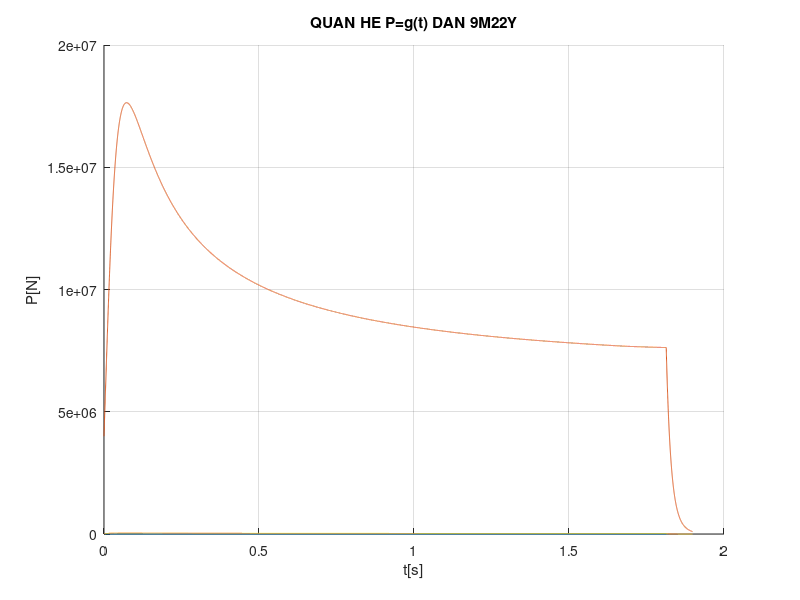

MATLAB code for this plot:
%--------PROGRAM DTR-----------
%'---chuong trinh giai bai toan TPT cua DTR M21-4/10/07--'
clear all;
close all;
clf;
' Cac thong so ban dau- cua file so lieu M21'
    buocTP  =0.0001;
    spt     =5;
    Dn1     =0.1; 
    Dn2     =0.098; 
    dtr1    =0.024;
    dtr2    =0.016;
    Lt1     =0.9;
    Lt2     =0.893;
    Ro1     =1580;
    Ro2     =1580;
    kn      =1.25; 
    f0      =850000; 
    u1      =0.12*10^(-6); 
    nuy     =0.69;
    slf     =7; 
    dth     =0.018; 
    Dk      =0.112; 
    kw      =0.6*10^(-5);
    kt      =0.011; 
    Tbd     =288.9; 
    Tbdc    =273; 
    a       =0.3; 
    b       =5.0; 
    phi2    =0.92;
    pmoi    =40*10^5;
%'Ket thuc cac tham so mau ban dau'
 
%Bat dau tinh toan trong chuong trinh
    Lk=(Lt1+Lt2)*1.1;
    Fth=slf*pi*dth^2/4;
    Smd1=pi/4*(Dn1^2-dtr1^2);
    Smd2=pi/4*(Dn2^2-dtr2^2);
    Om1=Smd1*Lt1*Ro1;
    Om2=Smd2*Lt2*Ro2;
    Om=Om1+Om2;
    Fk=pi/4*Dk^2;
    Vk=pi*Dk^2*Lk/4;
    ft=1/(1-kt*(Tbd-Tbdc));
    k0=sqrt(2*kn/(kn+1))*(2/(kn+1))^(1/(kn-1));
    tgchay=0.0;
    
    x(1)=0.00001;
    x(2)=0.00001;
    x(3)=0.00001;
    x(4)=0.7105;
    x(5)=pmoi;
    tg(1)=tgchay;
    si(1)=x(3);
    khi(1)=x(4);
    p(1)=x(5);
    k=2; 
    pmax=0.0;
    
  while x(3)<=1.0 % Of vong si
    %---Procedure runkut-------
    w1=[0 0.5 0.5 1];
    for ir=1:spt
     sr(1,ir)=0;
    end;
    for jr=1:4
      nr=jr+1;
      for kr=1:spt
        y(kr)=x(kr)+w1(jr)*sr(jr,kr);
      end;
        %'-khai bao ve phai HPT-'
        %y(1)=si1; y(2)=si2; y(3)=si; y(4)=khi; y(5)=p;
     
      S1=(pi*(Dn1+dtr1)*Lt1);
      S2=(pi*(Dn2+dtr2)*Lt2);
      fp1=u1*y(5)^nuy;
      fp2=u1*y(5)^nuy;
      et1=1/4*(Dn1-dtr1)*y(1);
      et2=1/4*(Dn2-dtr2)*y(2);
      ftd=Fk-pi/4*((Dn1-2*et1)^2-(dtr1+2*et1)^2+(Dn2-2*et2)^2-(dtr2+2*et2)^2)/2;
      w=phi2*k0*Fth*sqrt(y(4)*f0)/ftd;
      fw=1+kw*w^2;
      uc1=fp1*ft*fw;
      uc2=fp2*ft*fw;
      if y(1)>=1 
          y(1)=1;
          h(1)=0; 
      else h(1)=S1*uc1*Ro1/Om1;
      end
      if y(2)>=1
          y(2)=1;
          h(2)=0; 
      else h(2)=S2*uc2*Ro2/Om2;
      end          
      h(3)=(Om1*h(1)+Om2*h(2))/Om;
      h(4)=a*b*h(3)/(1+b*y(3))^2;
      khi1=h(4)/y(4);
      V=Vk-(Om1*(1-y(1))/Ro1+Om2*(1-y(2))/Ro2);
      ht1=(phi2*k0*Fth*sqrt(y(4)*f0)+S1*uc1+S2*uc2-V*khi1)*y(5);
      ht2=(S1*uc1*Ro1+S2*uc2*Ro2)*y(4)*f0;
      h(5)=-(ht1-ht2)/V;
      
         %'- ket thuc khai bao VP-'
      for lr=1:spt
         sr(nr,lr)=buocTP*h(lr);
      end;
    end
    for lr=1:spt
        x(lr)=x(lr)+(sr(2,lr)+2*sr(3,lr)+2*sr(4,lr)+sr(5,lr))/6;
     end;
        %'-ket thuc Procedure runkut-'
    
    tg(k)=tgchay;
    si(k)=x(3);
    khi(k)=x(4);
    p(k)=x(5);
    
    if pmax<=x(5); 
       pmax=x(5);%tinh pmax
    end
    tgchay=tgchay+buocTP;
    k=k+1; 
  end %End cua vong si
  hold on;
  plot(tg,si); %Ve do thi P(t)
  title('QUAN HE Si=g(t) DAN 9M22Y');
  xlabel('t[s]');
  ylabel('Si');
  grid on;
  
  tk=tgchay-buocTP; %thoi gian chay cua tich phan
  kk=k-1;
  k=kk;
  pk=x(5);
  mk=pk*Vk/f0; 
  vkk=Vk/mk;
  bnk=(phi2*k0*kn*Fth*sqrt(pk/vkk))/mk;
  btk=(kn-1)*bnk/2/kn;
  k=kk+1;
  tchk=buocTP;
  while x(5)>=1*10^5 %cua thoi ki phut khi tu do
    x(5)=pk*(1+btk*tchk)^(-(2*kn/(kn-1)));
    p(k)=x(5);
	tchk=tchk+buocTP;
    tg(k)=tk+tchk;
    k=k+1;
  end %end cua thoi ki phut khi tu do
  tc=tk+tchk-buocTP; %thoi gian lam viec cua DC
  hold on;
  plot(tg,p); %Ve do thi p(t)
  title('QUAN HE p=f(t) DAN 9M22Y');
  xlabel('t[s]');
  ylabel('p[Pa]');
  grid on;
  P=1.5*Fth*p; 
  Pmax=1.5*Fth*pmax;
  disp('----------------------------------------------');
  disp('  Ket qua chay chuong trinh thu duoc:');
  fprintf('   + Luc day lon nhat Pmax= %g (N) \n',Pmax);
  fprintf('   + Ap suat lon nhat pmax= %g (MPa) \n',pmax/1e6);
  fprintf('   + Thoi gian lam viec cua dong co %g (s) \n',tc);
  fprintf('   + Thoi gian thuoc phong chay het  %g (s) \n',tk);
  hold on;
  plot(tg,P); %Ve do thi P(t)
  title('QUAN HE P=g(t) DAN 9M22Y');
  xlabel('t[s]');
  ylabel('P[N]');
  grid on;

  
  